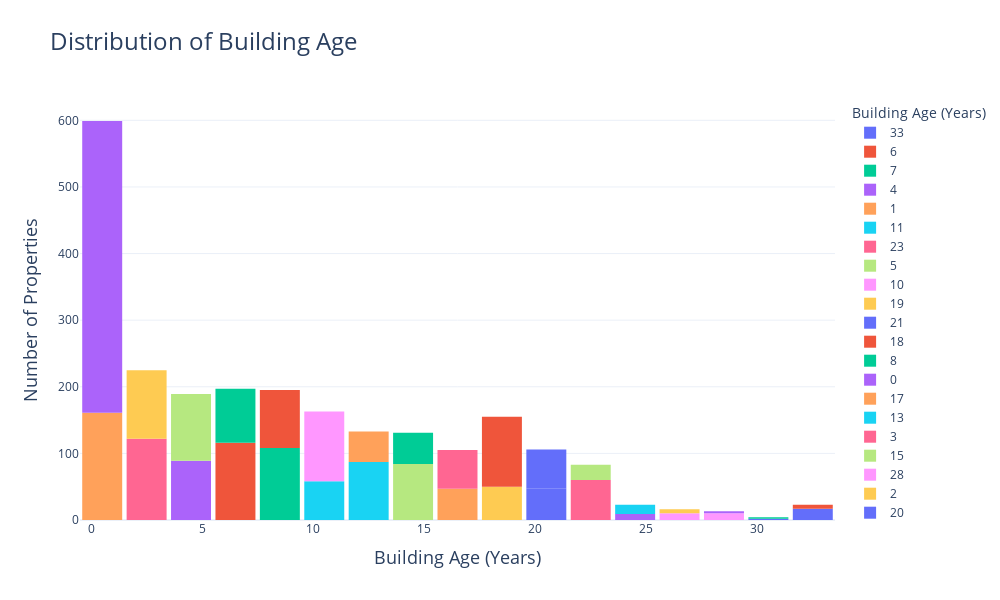

The notebook cell this image was saved under:
### Code cell
# Create a histogram
fig = px.histogram(df, 
                   x='building_age', 
                   title='Distribution of Building Age',
                   labels={'building_age': 'Building Age (Years)'},
                   nbins=30,  # Adjust the number of bins for better granularity
                   color='building_age',  # Use 'building_age' for different colors
                   color_discrete_sequence=px.colors.qualitative.Plotly)  # Use a qualitative color scale

# Customize the layout
fig.update_layout(
    title_font_size=24,
    xaxis_title_font_size=18,
    yaxis_title_font_size=18,
    xaxis_title_text='Building Age (Years)',
    yaxis_title_text='Number of Properties',
    template='plotly_white',
    width=1000,  # Adjust width for better display
    height=600,  # Adjust height for better display
    bargap=0.1  # Add space between bars for better separation
)

# Show the plot
fig.show()

### Figure 1 — Plotly figure (JSON) as saved in the notebook; plotly's stock layout.template omitted (floating-point values rounded to 4 significant figures; data arrays with more than 128 entries replaced by an {"elided": "..."} marker saying what was removed)
{"data": [{"alignmentgroup": "True", "bingroup": "x", "hovertemplate": "Building Age (Years)=%{x}<br>count=%{y}<extra></extra>", "legendgroup": "33", "marker": {"color": "#636EFA", "pattern": {"shape": ""}}, "name": "33", "nbinsx": 30, "offsetgroup": "33", "orientation": "v", "showlegend": true, "type": "histogram", "x": [33, 33, 33, 33, 33, 33, 33, 33, 33, 33, 33, 33, 33, 33, 33, 33, 33], "xaxis": "x", "yaxis": "y"}, {"alignmentgroup": "True", "bingroup": "x", "hovertemplate": "Building Age (Years)=%{x}<br>count=%{y}<extra></extra>", "legendgroup": "6", "marker": {"color": "#EF553B", "pattern": {"shape": ""}}, "name": "6", "nbinsx": 30, "offsetgroup": "6", "orientation": "v", "showlegend": true, "type": "histogram", "x": [6, 6, 6, 6, 6, 6, 6, 6, 6, 6, 6, 6, 6, 6, 6, 6, 6, 6, 6, 6, 6, 6, 6, 6, 6, 6, 6, 6, 6, 6, 6, 6, 6, 6, 6, 6, 6, 6, 6, 6, 6, 6, 6, 6, 6, 6, 6, 6, 6, 6, 6, 6, 6, 6, 6, 6, 6, 6, 6, 6, 6, 6, 6, 6, 6, 6, 6, 6, 6, 6, 6, 6, 6, 6, 6, 6, 6, 6, 6, 6, 6, 6, 6, 6, 6, 6, 6, 6, 6, 6, 6, 6, 6, 6, 6, 6, 6, 6, 6, 6, 6, 6, 6, 6, 6, 6, 6, 6, 6, 6, 6, 6, 6, 6, 6, 6], "xaxis": "x", "yaxis": "y"}, {"alignmentgroup": "True", "bingroup": "x", "hovertemplate": "Building Age (Years)=%{x}<br>count=%{y}<extra></extra>", "legendgroup": "7", "marker": {"color": "#00CC96", "pattern": {"shape": ""}}, "name": "7", "nbinsx": 30, "offsetgroup": "7", "orientation": "v", "showlegend": true, "type": "histogram", "x": [7, 7, 7, 7, 7, 7, 7, 7, 7, 7, 7, 7, 7, 7, 7, 7, 7, 7, 7, 7, 7, 7, 7, 7, 7, 7, 7, 7, 7, 7, 7, 7, 7, 7, 7, 7, 7, 7, 7, 7, 7, 7, 7, 7, 7, 7, 7, 7, 7, 7, 7, 7, 7, 7, 7, 7, 7, 7, 7, 7, 7, 7, 7, 7, 7, 7, 7, 7, 7, 7, 7, 7, 7, 7, 7, 7, 7, 7, 7, 7, 7], "xaxis": "x", "yaxis": "y"}, {"alignmentgroup": "True", "bingroup": "x", "hovertemplate": "Building Age (Years)=%{x}<br>count=%{y}<extra></extra>", "legendgroup": "4", "marker": {"color": "#AB63FA", "pattern": {"shape": ""}}, "name": "4", "nbinsx": 30, "offsetgroup": "4", "orientation": "v", "showlegend": true, "type": "histogram", "x": [4, 4, 4, 4, 4, 4, 4, 4, 4, 4, 4, 4, 4, 4, 4, 4, 4, 4, 4, 4, 4, 4, 4, 4, 4, 4, 4, 4, 4, 4, 4, 4, 4, 4, 4, 4, 4, 4, 4, 4, 4, 4, 4, 4, 4, 4, 4, 4, 4, 4, 4, 4, 4, 4, 4, 4, 4, 4, 4, 4, 4, 4, 4, 4, 4, 4, 4, 4, 4, 4, 4, 4, 4, 4, 4, 4, 4, 4, 4, 4, 4, 4, 4, 4, 4, 4, 4, 4, 4], "xaxis": "x", "yaxis": "y"}, {"alignmentgroup": "True", "bingroup": "x", "hovertemplate": "Building Age (Years)=%{x}<br>count=%{y}<extra></extra>", "legendgroup": "1", "marker": {"color": "#FFA15A", "pattern": {"shape": ""}}, "name": "1", "nbinsx": 30, "offsetgroup": "1", "orientation": "v", "showlegend": true, "type": "histogram", "x": {"elided": "161 int values"}, "xaxis": "x", "yaxis": "y"}, {"alignmentgroup": "True", "bingroup": "x", "hovertemplate": "Building Age (Years)=%{x}<br>count=%{y}<extra></extra>", "legendgroup": "11", "marker": {"color": "#19D3F3", "pattern": {"shape": ""}}, "name": "11", "nbinsx": 30, "offsetgroup": "11", "orientation": "v", "showlegend": true, "type": "histogram", "x": [11, 11, 11, 11, 11, 11, 11, 11, 11, 11, 11, 11, 11, 11, 11, 11, 11, 11, 11, 11, 11, 11, 11, 11, 11, 11, 11, 11, 11, 11, 11, 11, 11, 11, 11, 11, 11, 11, 11, 11, 11, 11, 11, 11, 11, 11, 11, 11, 11, 11, 11, 11, 11, 11, 11, 11, 11, 11], "xaxis": "x", "yaxis": "y"}, {"alignmentgroup": "True", "bingroup": "x", "hovertemplate": "Building Age (Years)=%{x}<br>count=%{y}<extra></extra>", "legendgroup": "23", "marker": {"color": "#FF6692", "pattern": {"shape": ""}}, "name": "23", "nbinsx": 30, "offsetgroup": "23", "orientation": "v", "showlegend": true, "type": "histogram", "x": [23, 23, 23, 23, 23, 23, 23, 23, 23, 23, 23, 23, 23, 23, 23, 23, 23, 23, 23, 23, 23, 23, 23, 23, 23, 23, 23, 23, 23, 23, 23, 23, 23, 23, 23, 23, 23, 23, 23, 23, 23, 23, 23, 23, 23, 23, 23, 23, 23, 23, 23, 23, 23, 23, 23, 23, 23, 23, 23, 23], "xaxis": "x", "yaxis": "y"}, {"alignmentgroup": "True", "bingroup": "x", "hovertemplate": "Building Age (Years)=%{x}<br>count=%{y}<extra></extra>", "legendgroup": "5", "marker": {"color": "#B6E880", "pattern": {"shape": ""}}, "name": "5", "nbinsx": 30, "offsetgroup": "5", "orientation": "v", "showlegend": true, "type": "histogram", "x": [5, 5, 5, 5, 5, 5, 5, 5, 5, 5, 5, 5, 5, 5, 5, 5, 5, 5, 5, 5, 5, 5, 5, 5, 5, 5, 5, 5, 5, 5, 5, 5, 5, 5, 5, 5, 5, 5, 5, 5, 5, 5, 5, 5, 5, 5, 5, 5, 5, 5, 5, 5, 5, 5, 5, 5, 5, 5, 5, 5, 5, 5, 5, 5, 5, 5, 5, 5, 5, 5, 5, 5, 5, 5, 5, 5, 5, 5, 5, 5, 5, 5, 5, 5, 5, 5, 5, 5, 5, 5, 5, 5, 5, 5, 5, 5, 5, 5, 5, 5], "xaxis": "x", "yaxis": "y"}, {"alignmentgroup": "True", "bingroup": "x", "hovertemplate": "Building Age (Years)=%{x}<br>count=%{y}<extra></extra>", "legendgroup": "10", "marker": {"color": "#FF97FF", "pattern": {"shape": ""}}, "name": "10", "nbinsx": 30, "offsetgroup": "10", "orientation": "v", "showlegend": true, "type": "histogram", "x": [10, 10, 10, 10, 10, 10, 10, 10, 10, 10, 10, 10, 10, 10, 10, 10, 10, 10, 10, 10, 10, 10, 10, 10, 10, 10, 10, 10, 10, 10, 10, 10, 10, 10, 10, 10, 10, 10, 10, 10, 10, 10, 10, 10, 10, 10, 10, 10, 10, 10, 10, 10, 10, 10, 10, 10, 10, 10, 10, 10, 10, 10, 10, 10, 10, 10, 10, 10, 10, 10, 10, 10, 10, 10, 10, 10, 10, 10, 10, 10, 10, 10, 10, 10, 10, 10, 10, 10, 10, 10, 10, 10, 10, 10, 10, 10, 10, 10, 10, 10, 10, 10, 10, 10, 10], "xaxis": "x", "yaxis": "y"}, {"alignmentgroup": "True", "bingroup": "x", "hovertemplate": "Building Age (Years)=%{x}<br>count=%{y}<extra></extra>", "legendgroup": "19", "marker": {"color": "#FECB52", "pattern": {"shape": ""}}, "name": "19", "nbinsx": 30, "offsetgroup": "19", "orientation": "v", "showlegend": true, "type": "histogram", "x": [19, 19, 19, 19, 19, 19, 19, 19, 19, 19, 19, 19, 19, 19, 19, 19, 19, 19, 19, 19, 19, 19, 19, 19, 19, 19, 19, 19, 19, 19, 19, 19, 19, 19, 19, 19, 19, 19, 19, 19, 19, 19, 19, 19, 19, 19, 19, 19, 19, 19], "xaxis": "x", "yaxis": "y"}, {"alignmentgroup": "True", "bingroup": "x", "hovertemplate": "Building Age (Years)=%{x}<br>count=%{y}<extra></extra>", "legendgroup": "21", "marker": {"color": "#636EFA", "pattern": {"shape": ""}}, "name": "21", "nbinsx": 30, "offsetgroup": "21", "orientation": "v", "showlegend": true, "type": "histogram", "x": [21, 21, 21, 21, 21, 21, 21, 21, 21, 21, 21, 21, 21, 21, 21, 21, 21, 21, 21, 21, 21, 21, 21, 21, 21, 21, 21, 21, 21, 21, 21, 21, 21, 21, 21, 21, 21, 21, 21, 21, 21, 21, 21, 21, 21, 21, 21], "xaxis": "x", "yaxis": "y"}, {"alignmentgroup": "True", "bingroup": "x", "hovertemplate": "Building Age (Years)=%{x}<br>count=%{y}<extra></extra>", "legendgroup": "18", "marker": {"color": "#EF553B", "pattern": {"shape": ""}}, "name": "18", "nbinsx": 30, "offsetgroup": "18", "orientation": "v", "showlegend": true, "type": "histogram", "x": [18, 18, 18, 18, 18, 18, 18, 18, 18, 18, 18, 18, 18, 18, 18, 18, 18, 18, 18, 18, 18, 18, 18, 18, 18, 18, 18, 18, 18, 18, 18, 18, 18, 18, 18, 18, 18, 18, 18, 18, 18, 18, 18, 18, 18, 18, 18, 18, 18, 18, 18, 18, 18, 18, 18, 18, 18, 18, 18, 18, 18, 18, 18, 18, 18, 18, 18, 18, 18, 18, 18, 18, 18, 18, 18, 18, 18, 18, 18, 18, 18, 18, 18, 18, 18, 18, 18, 18, 18, 18, 18, 18, 18, 18, 18, 18, 18, 18, 18, 18, 18, 18, 18, 18, 18], "xaxis": "x", "yaxis": "y"}, {"alignmentgroup": "True", "bingroup": "x", "hovertemplate": "Building Age (Years)=%{x}<br>count=%{y}<extra></extra>", "legendgroup": "8", "marker": {"color": "#00CC96", "pattern": {"shape": ""}}, "name": "8", "nbinsx": 30, "offsetgroup": "8", "orientation": "v", "showlegend": true, "type": "histogram", "x": [8, 8, 8, 8, 8, 8, 8, 8, 8, 8, 8, 8, 8, 8, 8, 8, 8, 8, 8, 8, 8, 8, 8, 8, 8, 8, 8, 8, 8, 8, 8, 8, 8, 8, 8, 8, 8, 8, 8, 8, 8, 8, 8, 8, 8, 8, 8, 8, 8, 8, 8, 8, 8, 8, 8, 8, 8, 8, 8, 8, 8, 8, 8, 8, 8, 8, 8, 8, 8, 8, 8, 8, 8, 8, 8, 8, 8, 8, 8, 8, 8, 8, 8, 8, 8, 8, 8, 8, 8, 8, 8, 8, 8, 8, 8, 8, 8, 8, 8, 8, 8, 8, 8, 8, 8, 8, 8, 8], "xaxis": "x", "yaxis": "y"}, {"alignmentgroup": "True", "bingroup": "x", "hovertemplate": "Building Age (Years)=%{x}<br>count=%{y}<extra></extra>", "legendgroup": "0", "marker": {"color": "#AB63FA", "pattern": {"shape": ""}}, "name": "0", "nbinsx": 30, "offsetgroup": "0", "orientation": "v", "showlegend": true, "type": "histogram", "x": {"elided": "438 int values"}, "xaxis": "x", "yaxis": "y"}, {"alignmentgroup": "True", "bingroup": "x", "hovertemplate": "Building Age (Years)=%{x}<br>count=%{y}<extra></extra>", "legendgroup": "17", "marker": {"color": "#FFA15A", "pattern": {"shape": ""}}, "name": "17", "nbinsx": 30, "offsetgroup": "17", "orientation": "v", "showlegend": true, "type": "histogram", "x": [17, 17, 17, 17, 17, 17, 17, 17, 17, 17, 17, 17, 17, 17, 17, 17, 17, 17, 17, 17, 17, 17, 17, 17, 17, 17, 17, 17, 17, 17, 17, 17, 17, 17, 17, 17, 17, 17, 17, 17, 17, 17, 17, 17, 17, 17, 17], "xaxis": "x", "yaxis": "y"}, {"alignmentgroup": "True", "bingroup": "x", "hovertemplate": "Building Age (Years)=%{x}<br>count=%{y}<extra></extra>", "legendgroup": "13", "marker": {"color": "#19D3F3", "pattern": {"shape": ""}}, "name": "13", "nbinsx": 30, "offsetgroup": "13", "orientation": "v", "showlegend": true, "type": "histogram", "x": [13, 13, 13, 13, 13, 13, 13, 13, 13, 13, 13, 13, 13, 13, 13, 13, 13, 13, 13, 13, 13, 13, 13, 13, 13, 13, 13, 13, 13, 13, 13, 13, 13, 13, 13, 13, 13, 13, 13, 13, 13, 13, 13, 13, 13, 13, 13, 13, 13, 13, 13, 13, 13, 13, 13, 13, 13, 13, 13, 13, 13, 13, 13, 13, 13, 13, 13, 13, 13, 13, 13, 13, 13, 13, 13, 13, 13, 13, 13, 13, 13, 13, 13, 13, 13, 13, 13], "xaxis": "x", "yaxis": "y"}, {"alignmentgroup": "True", "bingroup": "x", "hovertemplate": "Building Age (Years)=%{x}<br>count=%{y}<extra></extra>", "legendgroup": "3", "marker": {"color": "#FF6692", "pattern": {"shape": ""}}, "name": "3", "nbinsx": 30, "offsetgroup": "3", "orientation": "v", "showlegend": true, "type": "histogram", "x": [3, 3, 3, 3, 3, 3, 3, 3, 3, 3, 3, 3, 3, 3, 3, 3, 3, 3, 3, 3, 3, 3, 3, 3, 3, 3, 3, 3, 3, 3, 3, 3, 3, 3, 3, 3, 3, 3, 3, 3, 3, 3, 3, 3, 3, 3, 3, 3, 3, 3, 3, 3, 3, 3, 3, 3, 3, 3, 3, 3, 3, 3, 3, 3, 3, 3, 3, 3, 3, 3, 3, 3, 3, 3, 3, 3, 3, 3, 3, 3, 3, 3, 3, 3, 3, 3, 3, 3, 3, 3, 3, 3, 3, 3, 3, 3, 3, 3, 3, 3, 3, 3, 3, 3, 3, 3, 3, 3, 3, 3, 3, 3, 3, 3, 3, 3, 3, 3, 3, 3, 3, 3], "xaxis": "x", "yaxis": "y"}, {"alignmentgroup": "True", "bingroup": "x", "hovertemplate": "Building Age (Years)=%{x}<br>count=%{y}<extra></extra>", "legendgroup": "15", "marker": {"color": "#B6E880", "pattern": {"shape": ""}}, "name": "15", "nbinsx": 30, "offsetgroup": "15", "orientation": "v", "showlegend": true, "type": "histogram", "x": [15, 15, 15, 15, 15, 15, 15, 15, 15, 15, 15, 15, 15, 15, 15, 15, 15, 15, 15, 15, 15, 15, 15, 15, 15, 15, 15, 15, 15, 15, 15, 15, 15, 15, 15, 15, 15, 15, 15, 15, 15, 15, 15, 15, 15, 15, 15, 15, 15, 15, 15, 15, 15, 15, 15, 15, 15, 15, 15, 15, 15, 15, 15, 15, 15, 15, 15, 15, 15, 15, 15, 15, 15, 15, 15, 15, 15, 15, 15, 15, 15, 15, 15, 15], "xaxis": "x", "yaxis": "y"}, {"alignmentgroup": "True", "bingroup": "x", "hovertemplate": "Building Age (Years)=%{x}<br>count=%{y}<extra></extra>", "legendgroup": "28", "marker": {"color": "#FF97FF", "pattern": {"shape": ""}}, "name": "28", "nbinsx": 30, "offsetgroup": "28", "orientation": "v", "showlegend": true, "type": "histogram", "x": [28, 28, 28, 28, 28, 28, 28, 28, 28, 28], "xaxis": "x", "yaxis": "y"}, {"alignmentgroup": "True", "bingroup": "x", "hovertemplate": "Building Age (Years)=%{x}<br>count=%{y}<extra></extra>", "legendgroup": "2", "marker": {"color": "#FECB52", "pattern": {"shape": ""}}, "name": "2", "nbinsx": 30, "offsetgroup": "2", "orientation": "v", "showlegend": true, "type": "histogram", "x": [2, 2, 2, 2, 2, 2, 2, 2, 2, 2, 2, 2, 2, 2, 2, 2, 2, 2, 2, 2, 2, 2, 2, 2, 2, 2, 2, 2, 2, 2, 2, 2, 2, 2, 2, 2, 2, 2, 2, 2, 2, 2, 2, 2, 2, 2, 2, 2, 2, 2, 2, 2, 2, 2, 2, 2, 2, 2, 2, 2, 2, 2, 2, 2, 2, 2, 2, 2, 2, 2, 2, 2, 2, 2, 2, 2, 2, 2, 2, 2, 2, 2, 2, 2, 2, 2, 2, 2, 2, 2, 2, 2, 2, 2, 2, 2, 2, 2, 2, 2, 2, 2, 2], "xaxis": "x", "yaxis": "y"}, {"alignmentgroup": "True", "bingroup": "x", "hovertemplate": "Building Age (Years)=%{x}<br>count=%{y}<extra></extra>", "legendgroup": "20", "marker": {"color": "#636EFA", "pattern": {"shape": ""}}, "name": "20", "nbinsx": 30, "offsetgroup": "20", "orientation": "v", "showlegend": true, "type": "histogram", "x": [20, 20, 20, 20, 20, 20, 20, 20, 20, 20, 20, 20, 20, 20, 20, 20, 20, 20, 20, 20, 20, 20, 20, 20, 20, 20, 20, 20, 20, 20, 20, 20, 20, 20, 20, 20, 20, 20, 20, 20, 20, 20, 20, 20, 20, 20, 20, 20, 20, 20, 20, 20, 20, 20, 20, 20, 20, 20, 20], "xaxis": "x", "yaxis": "y"}, {"alignmentgroup": "True", "bingroup": "x", "hovertemplate": "Building Age (Years)=%{x}<br>count=%{y}<extra></extra>", "legendgroup": "9", "marker": {"color": "#EF553B", "pattern": {"shape": ""}}, "name": "9", "nbinsx": 30, "offsetgroup": "9", "orientation": "v", "showlegend": true, "type": "histogram", "x": [9, 9, 9, 9, 9, 9, 9, 9, 9, 9, 9, 9, 9, 9, 9, 9, 9, 9, 9, 9, 9, 9, 9, 9, 9, 9, 9, 9, 9, 9, 9, 9, 9, 9, 9, 9, 9, 9, 9, 9, 9, 9, 9, 9, 9, 9, 9, 9, 9, 9, 9, 9, 9, 9, 9, 9, 9, 9, 9, 9, 9, 9, 9, 9, 9, 9, 9, 9, 9, 9, 9, 9, 9, 9, 9, 9, 9, 9, 9, 9, 9, 9, 9, 9, 9, 9, 9], "xaxis": "x", "yaxis": "y"}, {"alignmentgroup": "True", "bingroup": "x", "hovertemplate": "Building Age (Years)=%{x}<br>count=%{y}<extra></extra>", "legendgroup": "14", "marker": {"color": "#00CC96", "pattern": {"shape": ""}}, "name": "14", "nbinsx": 30, "offsetgroup": "14", "orientation": "v", "showlegend": true, "type": "histogram", "x": [14, 14, 14, 14, 14, 14, 14, 14, 14, 14, 14, 14, 14, 14, 14, 14, 14, 14, 14, 14, 14, 14, 14, 14, 14, 14, 14, 14, 14, 14, 14, 14, 14, 14, 14, 14, 14, 14, 14, 14, 14, 14, 14, 14, 14, 14, 14], "xaxis": "x", "yaxis": "y"}, {"alignmentgroup": "True", "bingroup": "x", "hovertemplate": "Building Age (Years)=%{x}<br>count=%{y}<extra></extra>", "legendgroup": "24", "marker": {"color": "#AB63FA", "pattern": {"shape": ""}}, "name": "24", "nbinsx": 30, "offsetgroup": "24", "orientation": "v", "showlegend": true, "type": "histogram", "x": [24, 24, 24, 24, 24, 24, 24, 24, 24], "xaxis": "x", "yaxis": "y"}, {"alignmentgroup": "True", "bingroup": "x", "hovertemplate": "Building Age (Years)=%{x}<br>count=%{y}<extra></extra>", "legendgroup": "12", "marker": {"color": "#FFA15A", "pattern": {"shape": ""}}, "name": "12", "nbinsx": 30, "offsetgroup": "12", "orientation": "v", "showlegend": true, "type": "histogram", "x": [12, 12, 12, 12, 12, 12, 12, 12, 12, 12, 12, 12, 12, 12, 12, 12, 12, 12, 12, 12, 12, 12, 12, 12, 12, 12, 12, 12, 12, 12, 12, 12, 12, 12, 12, 12, 12, 12, 12, 12, 12, 12, 12, 12, 12, 12], "xaxis": "x", "yaxis": "y"}, {"alignmentgroup": "True", "bingroup": "x", "hovertemplate": "Building Age (Years)=%{x}<br>count=%{y}<extra></extra>", "legendgroup": "25", "marker": {"color": "#19D3F3", "pattern": {"shape": ""}}, "name": "25", "nbinsx": 30, "offsetgroup": "25", "orientation": "v", "showlegend": true, "type": "histogram", "x": [25, 25, 25, 25, 25, 25, 25, 25, 25, 25, 25, 25, 25, 25], "xaxis": "x", "yaxis": "y"}, {"alignmentgroup": "True", "bingroup": "x", "hovertemplate": "Building Age (Years)=%{x}<br>count=%{y}<extra></extra>", "legendgroup": "16", "marker": {"color": "#FF6692", "pattern": {"shape": ""}}, "name": "16", "nbinsx": 30, "offsetgroup": "16", "orientation": "v", "showlegend": true, "type": "histogram", "x": [16, 16, 16, 16, 16, 16, 16, 16, 16, 16, 16, 16, 16, 16, 16, 16, 16, 16, 16, 16, 16, 16, 16, 16, 16, 16, 16, 16, 16, 16, 16, 16, 16, 16, 16, 16, 16, 16, 16, 16, 16, 16, 16, 16, 16, 16, 16, 16, 16, 16, 16, 16, 16, 16, 16, 16, 16, 16], "xaxis": "x", "yaxis": "y"}, {"alignmentgroup": "True", "bingroup": "x", "hovertemplate": "Building Age (Years)=%{x}<br>count=%{y}<extra></extra>", "legendgroup": "22", "marker": {"color": "#B6E880", "pattern": {"shape": ""}}, "name": "22", "nbinsx": 30, "offsetgroup": "22", "orientation": "v", "showlegend": true, "type": "histogram", "x": [22, 22, 22, 22, 22, 22, 22, 22, 22, 22, 22, 22, 22, 22, 22, 22, 22, 22, 22, 22, 22, 22, 22], "xaxis": "x", "yaxis": "y"}, {"alignmentgroup": "True", "bingroup": "x", "hovertemplate": "Building Age (Years)=%{x}<br>count=%{y}<extra></extra>", "legendgroup": "26", "marker": {"color": "#FF97FF", "pattern": {"shape": ""}}, "name": "26", "nbinsx": 30, "offsetgroup": "26", "orientation": "v", "showlegend": true, "type": "histogram", "x": [26, 26, 26, 26, 26, 26, 26, 26, 26, 26], "xaxis": "x", "yaxis": "y"}, {"alignmentgroup": "True", "bingroup": "x", "hovertemplate": "Building Age (Years)=%{x}<br>count=%{y}<extra></extra>", "legendgroup": "27", "marker": {"color": "#FECB52", "pattern": {"shape": ""}}, "name": "27", "nbinsx": 30, "offsetgroup": "27", "orientation": "v", "showlegend": true, "type": "histogram", "x": [27, 27, 27, 27, 27, 27], "xaxis": "x", "yaxis": "y"}, {"alignmentgroup": "True", "bingroup": "x", "hovertemplate": "Building Age (Years)=%{x}<br>count=%{y}<extra></extra>", "legendgroup": "31", "marker": {"color": "#636EFA", "pattern": {"shape": ""}}, "name": "31", "nbinsx": 30, "offsetgroup": "31", "orientation": "v", "showlegend": true, "type": "histogram", "x": [31, 31], "xaxis": "x", "yaxis": "y"}, {"alignmentgroup": "True", "bingroup": "x", "hovertemplate": "Building Age (Years)=%{x}<br>count=%{y}<extra></extra>", "legendgroup": "32", "marker": {"color": "#EF553B", "pattern": {"shape": ""}}, "name": "32", "nbinsx": 30, "offsetgroup": "32", "orientation": "v", "showlegend": true, "type": "histogram", "x": [32, 32, 32, 32, 32, 32], "xaxis": "x", "yaxis": "y"}, {"alignmentgroup": "True", "bingroup": "x", "hovertemplate": "Building Age (Years)=%{x}<br>count=%{y}<extra></extra>", "legendgroup": "30", "marker": {"color": "#00CC96", "pattern": {"shape": ""}}, "name": "30", "nbinsx": 30, "offsetgroup": "30", "orientation": "v", "showlegend": true, "type": "histogram", "x": [30, 30], "xaxis": "x", "yaxis": "y"}, {"alignmentgroup": "True", "bingroup": "x", "hovertemplate": "Building Age (Years)=%{x}<br>count=%{y}<extra></extra>", "legendgroup": "29", "marker": {"color": "#AB63FA", "pattern": {"shape": ""}}, "name": "29", "nbinsx": 30, "offsetgroup": "29", "orientation": "v", "showlegend": true, "type": "histogram", "x": [29, 29, 29], "xaxis": "x", "yaxis": "y"}], "layout": {"bargap": 0.1, "barmode": "relative", "height": 600, "legend": {"title": {"text": "Building Age (Years)"}, "tracegroupgap": 0}, "title": {"font": {"size": 24}, "text": "Distribution of Building Age"}, "width": 1000, "xaxis": {"anchor": "y", "categoryarray": [33, 6, 7, 4, 1, 11, 23, 5, 10, 19, 21, 18, 8, 0, 17, 13, 3, 15, 28, 2, 20, 9, 14, 24, 12, 25, 16, 22, 26, 27, 31, 32, 30, 29], "categoryorder": "array", "domain": [0, 1], "title": {"font": {"size": 18}, "text": "Building Age (Years)"}}, "yaxis": {"anchor": "x", "domain": [0, 1], "title": {"font": {"size": 18}, "text": "Number of Properties"}}}}
